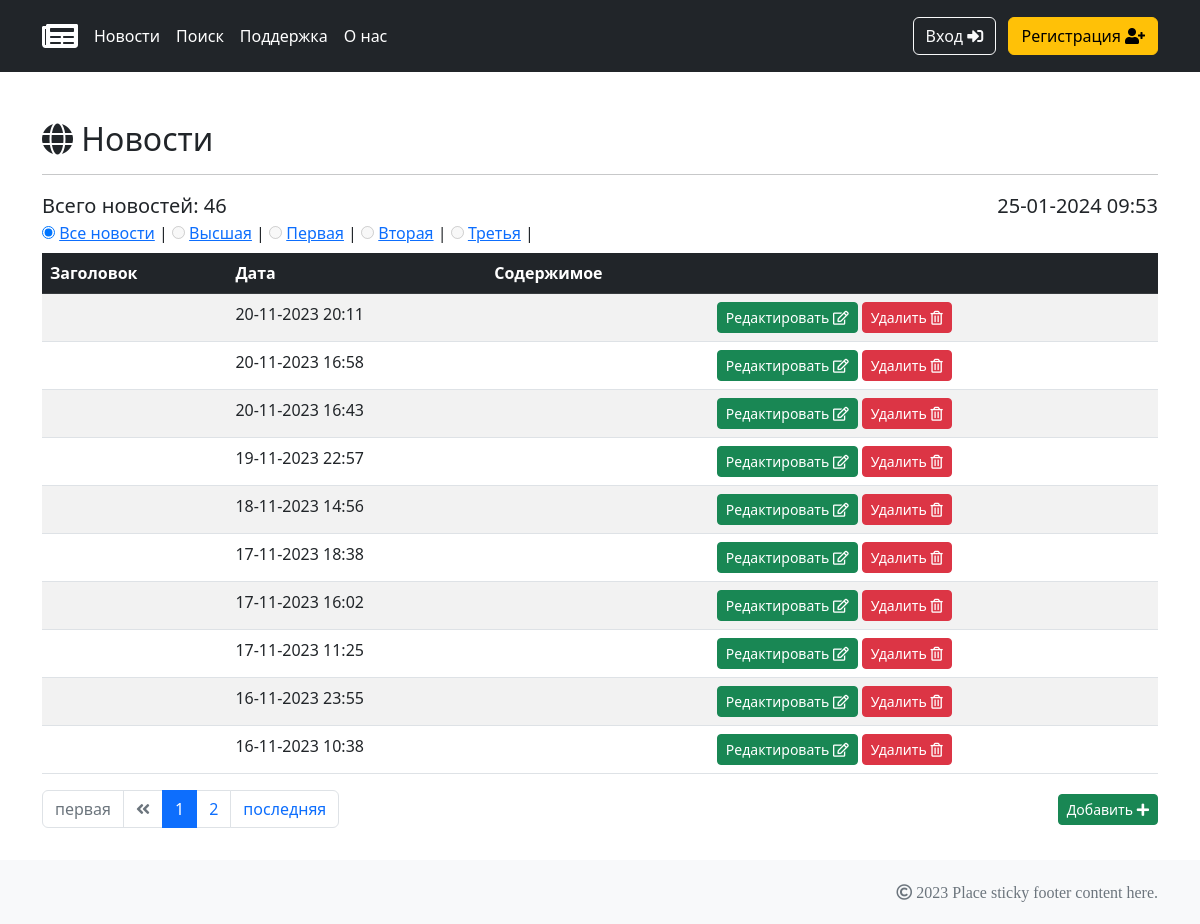
Page /news/ on the committed database.
### whiteboard/models.py (models this page shows, shortened)
class Category(models.Model):
    name = models.CharField(max_length=32, unique=True)
    subscribers = models.ManyToManyField(User, through='SubscriberUser')

class Post(models.Model):
    ARTICLE = 'A'
    NEWS = 'N'
    OPTIONS = [(ARTICLE, 'Статья'), (NEWS, 'Новость')]
    author = models.ForeignKey(Author, on_delete=models.CASCADE)
    type = models.CharField(max_length=1, choices=OPTIONS, default=NEWS)
    time = models.DateTimeField(auto_now_add=True)
    category = models.ManyToManyField(Category, through='PostCategory')
    header = models.CharField(max_length=255)
    text = models.TextField()
    rating = models.IntegerField(default=0)
    class Meta:
        ordering = ('-time',)

### news/views.py (the view, shortened to what this page needs)
# urls.py: path('', NewsList.as_view(), name='news'),
class NewsList(ListView):
    template_name = 'news/news.html'
    context_object_name = 'news'
    queryset = Post.objects.filter(type=Post.NEWS)
    paginate_by = 10
    def get_context_data(self, **kwargs):
        context = super().get_context_data(**kwargs)
        context['title'] = 'Новости'
        context['is_subscriber'] = False
        context['category_list'] = Category.objects.values_list('id', 'name')
        user = self.request.user
        cat_id = self.request.GET.get('cat')
        if cat_id is None:
            context['all_news_radio'] = 'checked'
        context['is_not_author'] = \
            not self.request.user.groups.filter(name='authors').exists()
        return context
    def get_queryset(self):
        queryset = super().get_queryset()
        cat_id = self.request.GET.get('cat')
        if cat_id is None:
            return queryset
        if cat_id.isnumeric():
            return queryset.filter(category=cat_id)
        return queryset.none()

### whiteboard/templatetags/custom_filters.py (called while the page is built)
@register.filter(name='Censor')
def Censor(value):
    if isinstance(value, str):
        keyword_processor = KeywordProcessor()
        if os.path.isfile('whiteboard/templatetags/censuredlist.json'):
            with open('whiteboard/templatetags/censuredlist.json', 'r') as file_censor:
                censured_words_dict = json.load(file_censor)
            keyword_processor.add_keywords_from_dict(censured_words_dict)
        return keyword_processor.replace_keywords(value)
    else:
        raise ValueError(f'Нельзя цензурировать {type(value)}')

### whiteboard/templatetags/custom_tags.py (called while the page is built)
@register.simple_tag(takes_context=True)
def url_replace(context, **kwargs):
    parameters = context['request'].GET.copy()
    for parameter_key, parameter_val in kwargs.items():
        parameters[parameter_key] = parameter_val
    return parameters.urlencode()

### news/templates/news/news.html (shortened to what this page needs)
{% extends 'default.html' %}
{% load allauth %}
{% load custom_tags %}
{% block content %}
    {% if title == 'Новости' %}
        <h2><span class="fas fa-globe"></span> {{ title }}</h2>
    {% elif title == 'Поиск новостей' %}
        <h2><span class="fas fa-search"></span> {{ title }}</h2>
    {% endif %}
    <hr>
    <div class="row justify-content-center">
        <div class="col-6 my-auto">
            <p class="text-start fs-5 my-auto">Всего новостей: {% firstof paginator.count filter.qs|length "0" %}</p>
        </div>
        <div class="col-6 my-auto">
            <p class="text-end fs-5 my-auto">{% now 'd-m-Y H:i' %}</p>
        </div>
        {% if title == 'Новости' %}
            <div class="col-12 mt-auto mb-2">
                <form class="text-start fs-6 my-auto" method="POST" action="{% url "subscrybe_category" %}">
                    <input id="allNews" type="radio" {{ all_news_radio }}>
                    <label for="allNews"><a href={% url "news:news" %}>Все новости</a></label>&nbsp;|
                    {% for cat_id, cat_name in category_list %}
                        {% if current_category_id == cat_id %}
                            <input id="catChoise{{ cat_id }}" type="radio" name="cat" value="{{ cat_id }}" checked>
                        {% else %}
                            <input id="catChoise{{ cat_id }}" type="radio" name="cat" value="{{ cat_id }}" disabled>
                        {% endif %}
                        <label for="catChoise{{ cat_id }}"><a href="?cat={{ cat_id }}">{{ cat_name }}</a></label>&nbsp;|
                    {% endfor %}
                </form>
        </div>
        {% endif %}
    </div>
    <table class="table table-striped">
        <thead class="table-dark">
            <tr>
                <th scope="col">Заголовок</th>
                <th scope="col">Дата</th>
                <th scope="col">Содержимое</th>
                <th scope="col"></th>
            </tr>
        </thead>
        <tbody>
        {% if news %}
            {% for oneNews in news %}
                {% include 'news/parts/news_tbody.html' %}
            {% endfor %}
        {% elif news_search %}
            {% for oneNews in news_search %}
                {% include 'news/parts/news_tbody.html' %}
            {% endfor %}
        {% endif %}
            </tbody>
        </table>
        <div class="row justify-content-center pb-5">
            <div class="col-6 my-auto">
                {% if news or news_search%}
                    {% include 'news/parts/paginator.html' %}
                {% endif %}
            </div>
            <div class="col-6 my-auto text-end">
                <a class="btn btn-success btn-sm" href="{% url 'news:news_add' %}">
                    Добавить <span class="fas fa-plus"></span>
                </a>
            </div>
        </div>
{% endblock content %}

### templates/default.html (shortened to what this page needs)
{% load static %}
<!DOCTYPE html>
<html lang="en">
<head>
    <link rel="stylesheet" href="{% static 'css/all.min.css' %}">
    <link href="https://cdn.jsdelivr.net/npm/bootstrap@5.3.2/dist/css/bootstrap.min.css" rel="stylesheet">
    <link href="{% static 'css/styles.css' %}" rel="stylesheet">
</head>
<body>
    {% include './parts/header.html' %}
    <div class="container py-5">
        {% block content %}
        {% endblock content %}
    </div>
    {% include './parts/footer.html' %}
</body>
</html>

### templates/parts/header.html (shortened to what this page needs)
{% load allauth %}
<header class="p-3 text-bg-dark">
    <div class="container">
      <div class="d-flex flex-wrap align-items-center justify-content-center justify-content-lg-start">
        <a href="#" class="d-flex align-items-center mb-2 mb-lg-0 text-white text-decoration-none">
        </a>
        <ul class="nav col-12 col-lg-auto me-lg-auto mb-2 justify-content-center mb-md-0">
          <li><a href="/news" class="nav-link px-2 text-white">Новости</a></li>
          <li><a href="/news/search" class="nav-link px-2 text-white">Поиск</a></li>
          <li><a href="#" class="nav-link px-2 text-white">Поддержка</a></li>
          <li><a href="#" class="nav-link px-2 text-white">О нас</a></li>
        </ul>
        <div class="text-end">
          {% if user.is_authenticated %}
            {% load account %}
          {% else %}
            <a class="btn btn-outline-light me-2" href="{% url 'account_login' %}">Вход <span class="fas fa-sign-in-alt"></span></a>
            <a class="btn btn-warning" href="{% url 'account_signup' %}">Регистрация <span class="fas fa-user-plus"></span></a>
          {% endif %}
        </div>
      </div>
    </div>
</header>

### news/templates/news/parts/news_tbody.html (shortened to what this page needs)
{% load custom_filters %}
<tr>
    <td><a href="/news/{{ oneNews.id }}">{{ oneNews.header|truncatechars:40|Censor }}</a></td>
    <td>{{ oneNews.time|date:'d-m-Y H:i' }}</td>
    <td>{{ oneNews.text|truncatechars:50|Censor }}</td>
    <td>
        <a class="btn btn-success btn-sm" href="{% url 'news:news_edit' oneNews.id %}">Редактировать <span class="far fa-edit"></span></a>
        <a class="btn btn-danger btn-sm" href="{% url 'news:news_delete' oneNews.id %}">Удалить <span class="far fa-trash-alt"></span></a>
    </td>
</tr>

### news/templates/news/parts/paginator.html (shortened to what this page needs)
{% load custom_tags %}
{% if is_paginated %}
    <nav>
    <ul class="pagination my-auto">
    {% if page_obj.has_previous %}
        <li class="page-item">
            <a class="page-link" href="?{% url_replace page=1 %}">
                <span>первая</span>
            </a>
        </li>
        <li class="page-item">
            <a class="page-link" href="?{% url_replace page=page_obj.previous_page_number %}">
                <span>{{ page_obj.previous_page_number }}</span>
            </a>
        </li>
    {% else %}
        <li class="page-item disabled">
            <a class="page-link">
                <span>первая</span>
            </a>
        </li>
        <li class="page-item disabled">
            <a class="page-link"><span class="fas fa-angle-double-left"></span></a>
        </li>
    {% endif %}
    <li class="page-item active">
        <a class="page-link">
            <span>{{ page_obj.number }}</span>
        </a>
    </li>
    {% if page_obj.has_next %}
        <li class="page-item">
            <a class="page-link" href="?{% url_replace page=page_obj.next_page_number %}">
                <span>{{ page_obj.next_page_number }}</span>
            </a>
        </li>
        <li class="page-item">
            <a class="page-link" href="?{% url_replace page=page_obj.paginator.num_pages %}">
                <span>последняя</span>
            </a>
        </li>
    {% endif %}
    </ul>
    </nav>
{% endif %}

### templates/parts/footer.html
<footer class="fixed-bottom py-3 mt-auto bg-light">
    <div class="container">
      <p class="text-end my-1"><span class="text-muted far fa-copyright"> 2023 Place sticky footer content here.</span></p>
    </div>
</footer>

### rows in the picture
Category: category_list "Высшая"
Category: category_list "Первая"
Category: category_list "Вторая"
Category: category_list "Третья"
Post: time "20-11-2023 20:11"
Post: time "20-11-2023 16:58"
Post: time "20-11-2023 16:43"
Post: time "19-11-2023 22:57"
Post: time "18-11-2023 14:56"
Post: time "17-11-2023 18:38"
Post: time "17-11-2023 16:02"
Post: time "17-11-2023 11:25"
Post: time "16-11-2023 23:55"
Post: time "16-11-2023 10:38"

### other values in the picture
{{ title }} "Новости"
{{ page_obj.number }} "1"
{{ page_obj.next_page_number }} "2"
